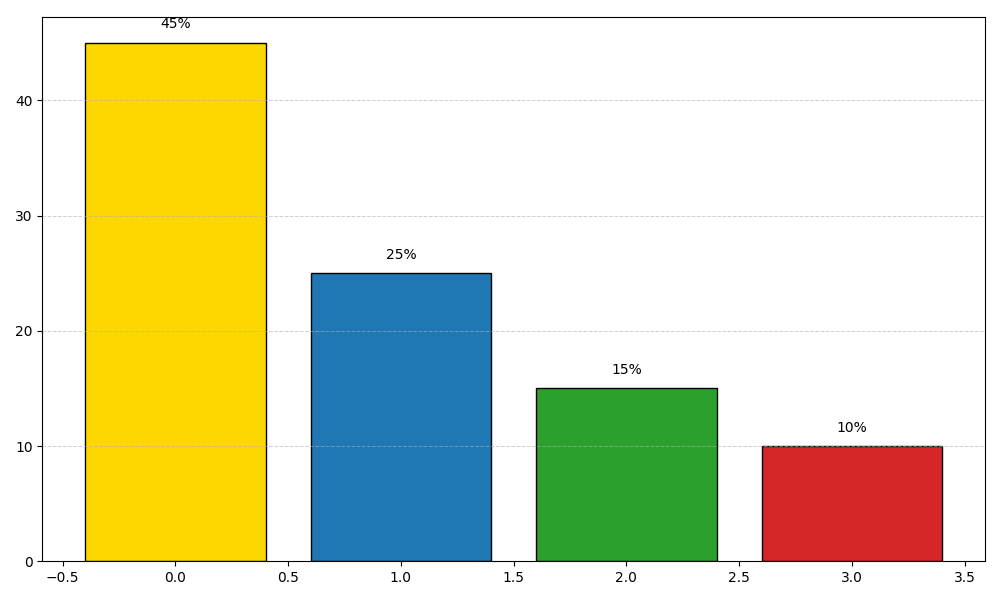

Source code (Python):
import matplotlib.pyplot as plt
import numpy as np

# Data setup
energy_contribution = np.array([45, 25, 15, 10])  # Percentage values

# Define colors for each source
colors = ['#FFD700', '#1f77b4', '#2ca02c', '#d62728']

# Create the figure and axis objects
fig, ax = plt.subplots(figsize=(10, 6))

# Creating the vertical bar chart
bars = ax.bar(range(len(energy_contribution)), energy_contribution, color=colors, edgecolor='black')

# Annotating each bar with the percentage value
for bar, contribution in zip(bars, energy_contribution):
    height = bar.get_height()
    ax.text(bar.get_x() + bar.get_width() / 2, height + 1, f'{height}%', va='bottom', ha='center', fontsize=10, color='black')

# Adding grid to the primary y-axis
ax.yaxis.grid(True, linestyle='--', linewidth=0.7, alpha=0.6)

# Automatically adjust the layout to prevent overlapping
plt.tight_layout()

# Display the plot
plt.show()
